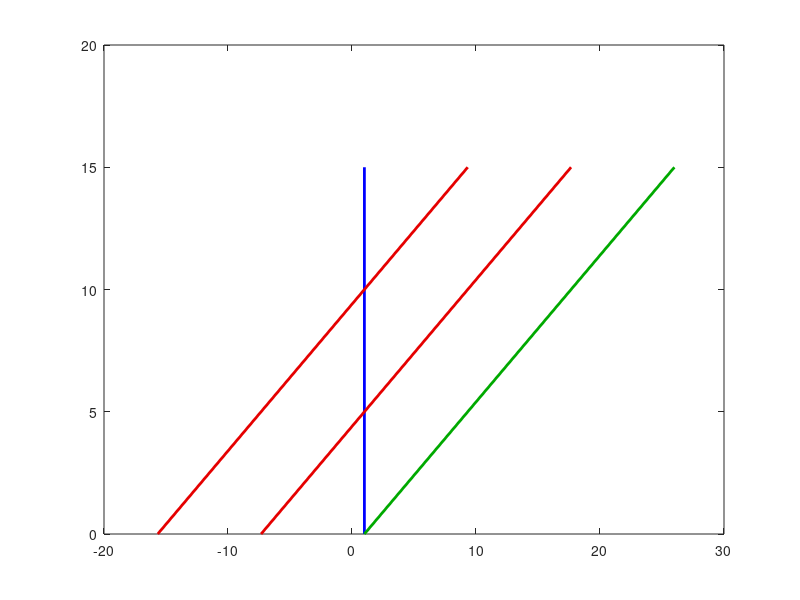

Recreate this plot in MATLAB. (Note: this script raises an error after producing the figure.)
%% Safe sets of connected cruise control
clear; clc;

%% Problem setup
Dsf=1;      % safe distance [m]
T=1/0.6;	% time headway / time to conflict [s]

% Plot settings
ID=[0,35];  LD='distance, $D$ (m)';
Iv=[0,15];  Lv='speed, $v$ (m/s)';
IvL=[0,15];	LvL='speed, $v_{\rm L}$ (m/s)';
vLs=[5,10];
blue=[0,0,1];
darkgreen=[0,170,0]/256;
darkred=[230,0,0]/256;
lightblue=[212,218,249]/256;
lightgreen=[185,217,190]/256;
lightred=[248,150,150]/256;

%% Safe set boundaries
DD=@(v)Dsf+0*v;
TH=@(v)Dsf+T*v;
TTC=@(v,vL)Dsf+T*(v-vL);

%% Safe set illustrations
% 2D illustration
figure(3); clf; hold on; box on;
plot(DD(Iv),Iv,'Color',blue,'LineWidth',2,'HandleVisibility','off');
plot(TH(Iv),Iv,'Color',darkgreen,'LineWidth',2,'HandleVisibility','off');
plot(TTC(Iv.',vLs),Iv,'Color',darkred,'LineWidth',2,'HandleVisibility','off');
PlotFinalize({LD,Lv},[ID,Iv]);

% 3D illustration
figure(4); clf; hold on; box on;
[V,VL]=meshgrid(Iv,IvL);
surf(DD(V),V,VL,'FaceColor',lightblue,'FaceAlpha',0.75,...
                'EdgeColor',blue,'LineWidth',1,'HandleVisibility','off');
surf(TH(V),V,VL,'FaceColor',lightgreen,'FaceAlpha',0.75,...
                'EdgeColor',darkgreen,'LineWidth',1,'HandleVisibility','off');
surf(TTC(V,VL),V,VL,'FaceColor',lightred,'FaceAlpha',0.75,...
                    'EdgeColor',darkred,'LineWidth',1,'HandleVisibility','off');
PlotFinalize({LD,Lv,LvL},[ID,Iv,IvL]);
pbaspect([1,0.5,0.5]);
view([-15,45]);